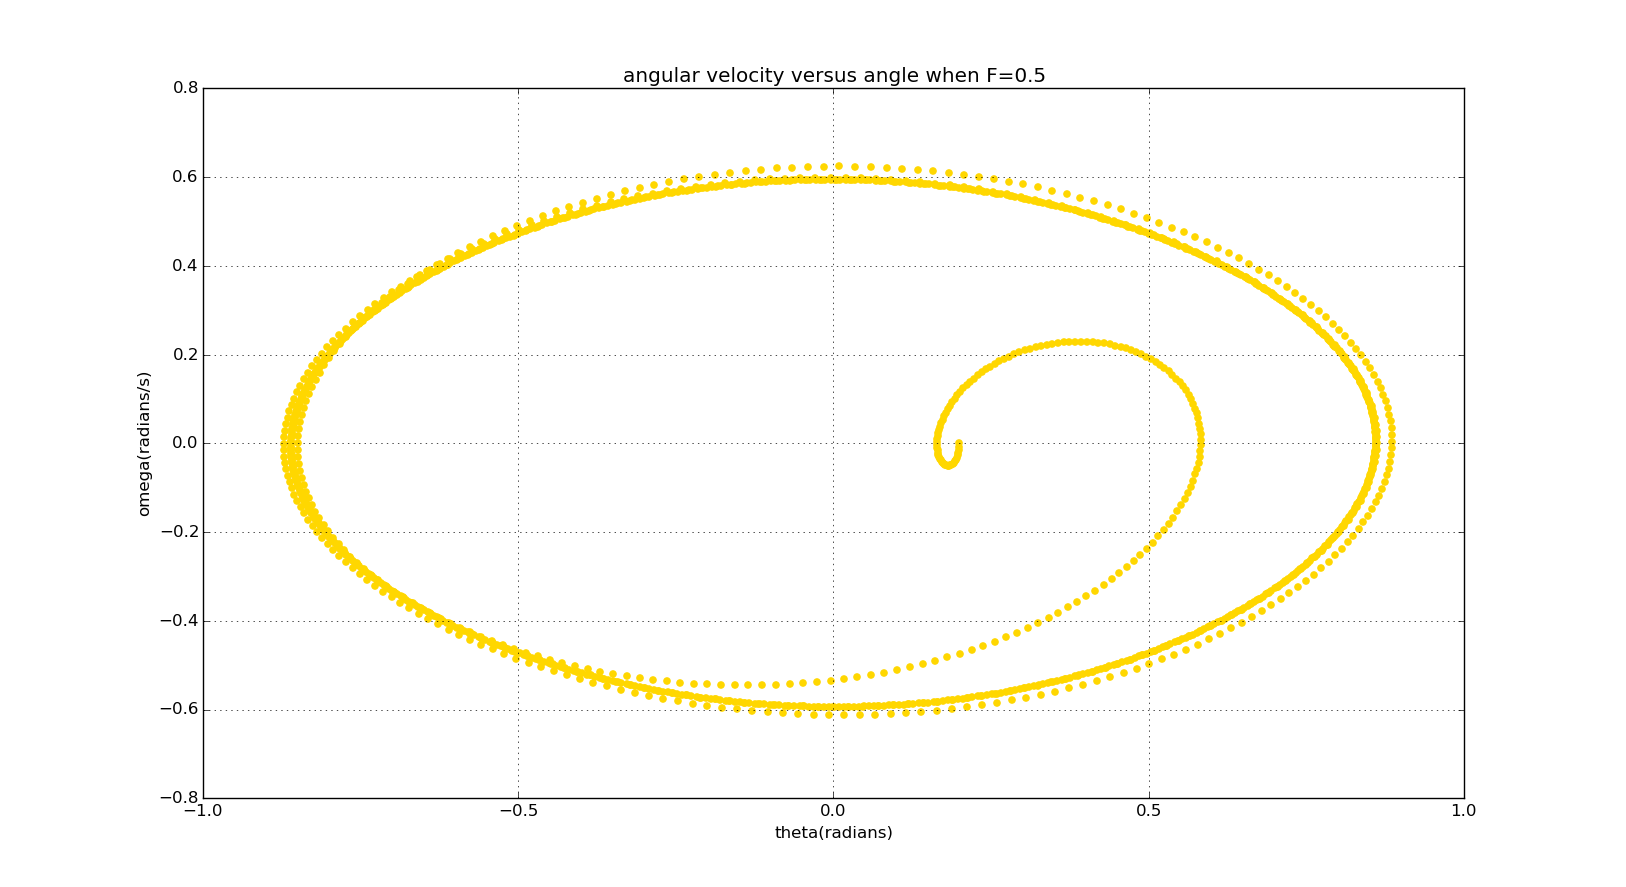

Write the Python code that produced this figure.

from __future__ import division
from math import *
from pylab import *

def change_amp(F):
    q = 0.5
    l = 9.8
    g = 9.8
    f = 2/3
    dt = 0.04
    theta0 = 0.2
    omega0 = 0
    angle = [theta0]
    avelo = [omega0]
    t = [0]
    while t[-1] < 60:
        avelo_new = avelo[-1] - ((g/l)*sin(angle[-1]) + q*avelo[-1] - F*sin(f*t[-1]))*dt
        avelo.append(avelo_new)
        angle_new = angle[-1] + avelo[-1]*dt
        while angle_new > pi:
            angle_new -= 2*pi
        while angle_new < -pi:
            angle_new += 2*pi
        angle.append(angle_new)
        t_new = t[-1] + dt
        t.append(t_new)

    return angle,avelo,t


angle_1 = change_amp(0.5)[0]
avelo_1 = change_amp(0.5)[1]



scatter(angle_1,avelo_1,label='FD=0.5',color='gold')



title('angular velocity versus angle when F=0.5')
xlabel('theta(radians)')
ylabel('omega(radians/s)')

grid(True)



show()
